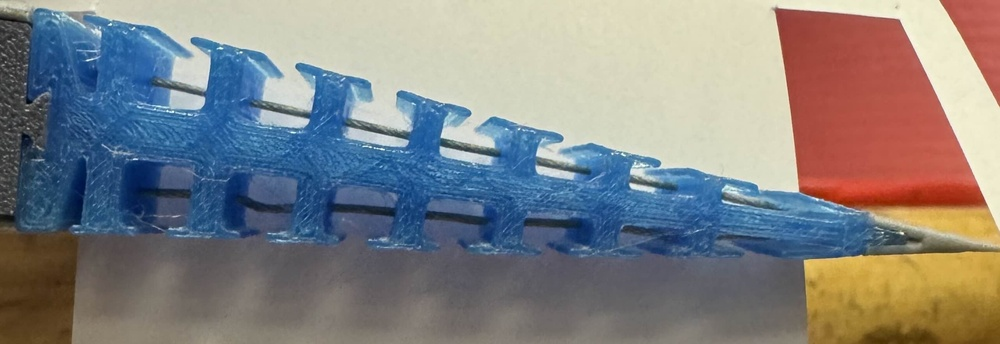
#> input picture test/image.jpg, 1000 x 344 px, shrunk from 2562 x 881 before the run, found by its file name
$ python edge_test.py
#> lines starting #> are read from the running program, lines starting #| are printed output that depends on the picture; after the words box and inside, x2 and y2 are one past the last pixel; in counts of white or black regions, pixels touching at a corner belong together
import cv2

# Load image in grayscale
img = cv2.imread("image.JPG", cv2.IMREAD_GRAYSCALE)
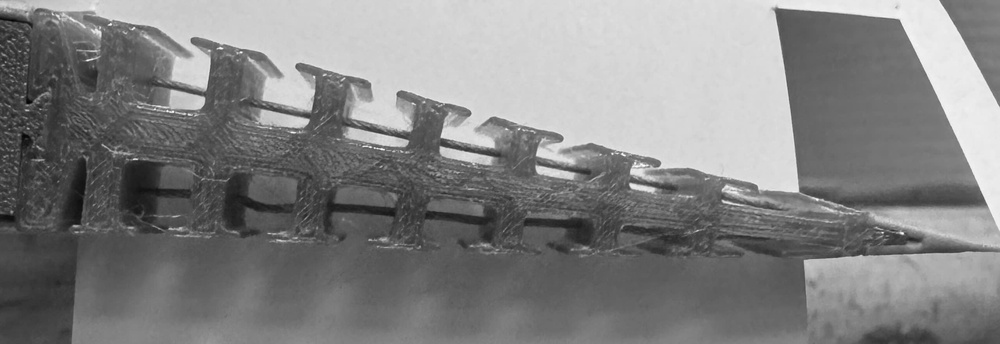
#> img: shape (344, 1000); min 3, max 255, mean 130.8

# Apply Gaussian Blur to reduce noise
blur = cv2.GaussianBlur(img, (5, 5), 1.4)

# Apply Canny Edge Detector
edges = cv2.Canny(blur, threshold1=100, threshold2=200)
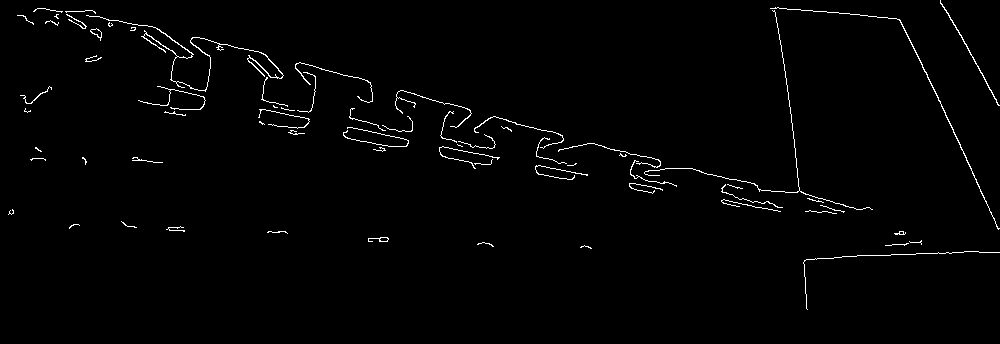
#> edges: shape (344, 1000); 1.4% white in thin lines or dots, all inside (x1, y1, x2, y2) = (8, 0, 1000, 310)

# Display result
cv2.imshow("Canny Edge Detection", edges)

cv2.waitKey(0)
cv2.destroyAllWindows()
